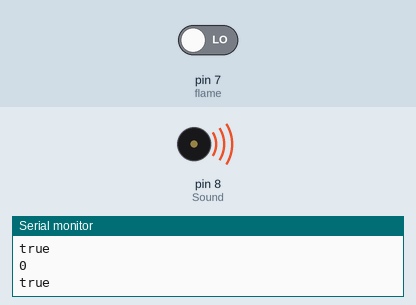
Simulated run of this sketch. Board: Arduino Uno, built with avr-gcc and run on an emulated ATmega328P. Shown: buzzer (waves = sounding), the last lines printed to the serial monitor. Inputs (shaded band) come from the test bench; at power-on: pin 7 (flame) LOW.

Above: at 1.2 s.
1.3 s: pin 7 (flame) driven HIGH
At 1.7 s:
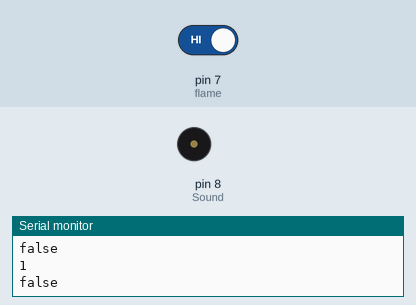
2.8 s: pin 7 (flame) driven LOW
At 3.75 s:
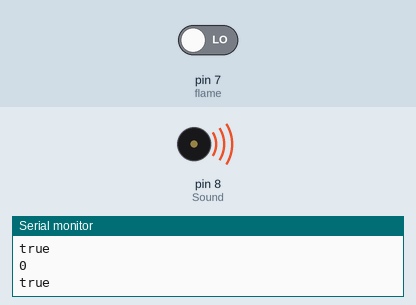
Timing chart, 0 to 11.8 s (numbered marks = the images above; inputs shaded):
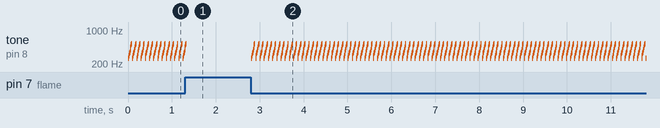

Measured:
- after the input at 1.3 s, tone on pin 8 (Sound): goes on until 1.3 s, then stays silent
- after the input at 2.8 s, tone on pin 8 (Sound): silent → 261 Hz at once, then repeats every 0.10 s: 294 Hz 0.01 s, 330 Hz 0.01 s, 349 Hz 0.01 s, 392 Hz 0.01 s, 440 Hz 0.01 s, 494 Hz 0.01 s, 523 Hz 0.01 s, silent 0.02 s, 261 Hz 0.01 s
- by itself, tone on pin 8 (Sound): repeats every 0.10 s: 294 Hz 0.01 s, 330 Hz 0.01 s, 349 Hz 0.01 s, 392 Hz 0.01 s, 440 Hz 0.01 s, 494 Hz 0.01 s, 523 Hz 0.01 s, silent 0.02 s, 261 Hz 0.01 s

The sketch:

fire.ino
```cpp
#include <SoftwareSerial.h>
#define Tx 2
#define Rx 3
#define flame 7 // 불꽃감지 센서
#define Sound 8

int state = 0; //state means value of frame_detect_sensor state High = detecting,  Low = no_detecting
              //In testing, switch state manually
int tones[] = {261, 294, 330, 349, 392, 440, 494, 523};
int numTones = 8;
SoftwareSerial HC05(Tx,Rx);


void setup() {
  Serial.begin(9600);
  HC05.begin(9600);
  pinMode(flame,INPUT);
  pinMode(Sound,OUTPUT);
}

void loop() {
  state = digitalRead(flame);
  Serial.print('\n');
  Serial.print(state);
  if(state != 0){
      Serial.print('\n');
      Serial.print("false");
      Serial.print('\n');
      HC05.write("false");
      HC05.write('\n');
    }
   else{
      Serial.print('\n');
      Serial.print("true");
      Serial.print('\n');HC05.write("true");
      HC05.write('\n');

         for (int i = 0; i < numTones; i++) {
      tone(Sound, tones[i]);
      delay(10);
    }
    noTone(Sound);

    delay(10); //1s = 1000ms delay(milli second);
    }
}
```
